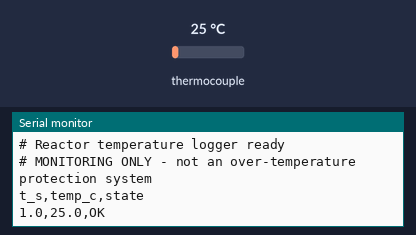
Recording of a sketch running on a simulated Arduino Uno, built with avr-gcc and run on an emulated ATmega328P. Shown: the last lines printed to the serial monitor. Inputs (shaded band) come from the test bench; at power-on: thermocouple 25 °C.

Above: at 1.7 s.
1.8 s: thermocouple set to 6 °C
At 2.8 s:
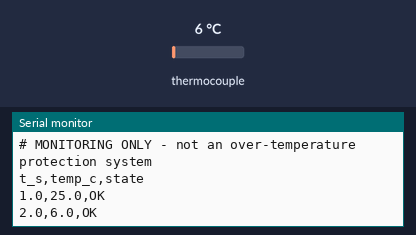
3.3 s: thermocouple set to 75 °C
At 4.8 s:
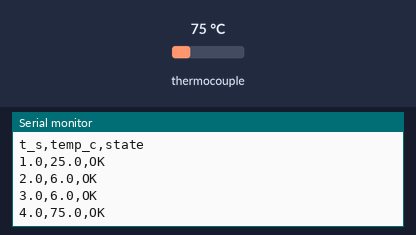
Timing chart, 0 to 6.3 s (numbered marks = the images above; inputs shaded):
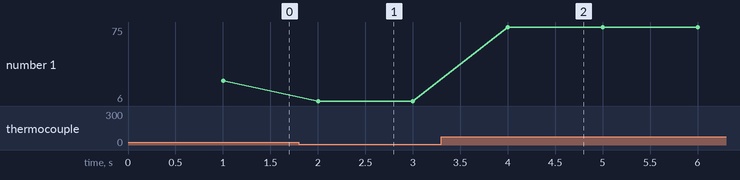

The sketch:

temp_logger.ino
```cpp
/*
  Vacuum-Assisted Batch Pyrolysis Demonstrator - reactor temperature logger
  Board : Arduino Uno / Nano (ESP32 works with the same library)
  Sensor: K-type thermocouple + MAX6675
  Lib   : "MAX6675 library" by Adafruit (Library Manager)

  Wiring (MAX6675 -> Arduino): CS->D10, SCK->D13, SO->D12, VCC->5V, GND->GND
  Optional buzzer (monitoring aid only): D8 -> buzzer -> GND, build with -DENABLE_BUZZER

  OUTPUT (9600 baud, CSV):  t_s,temp_c,state
  state = OK | APPROACH | AT_TARGET | OVER_TEMP | FAULT

  SAFETY NOTE: this is MONITORING ONLY. It does not switch the heater and is NOT an
  over-temperature protection system. Heater cut-off stays manual (dimmer/switch/fuse).
*/
#include <max6675.h>

const int PIN_CLK = 13;
const int PIN_CS  = 10;
const int PIN_SO  = 12;
MAX6675 thermocouple(PIN_CLK, PIN_CS, PIN_SO);

const float TARGET_C      = 480.0;   // upper end of the 450-500 C band
const float WARN_MARGIN_C = 20.0;    // "approach" warning window below target
const float OVER_TEMP_C   = 520.0;   // alert threshold above the band
const unsigned long READ_INTERVAL_MS = 1000;  // MAX6675 needs >= 220 ms between reads
const int PIN_BUZZER = 8;

unsigned long lastRead = 0;

void alarm(bool on) {
#ifdef ENABLE_BUZZER
  if (on) tone(PIN_BUZZER, 2000, 200); else noTone(PIN_BUZZER);
#endif
}

void setup() {
  Serial.begin(9600);
#ifdef ENABLE_BUZZER
  pinMode(PIN_BUZZER, OUTPUT);
#endif
  delay(500);  // MAX6675 power-up settle
  Serial.println("# Reactor temperature logger ready");
  Serial.println("# MONITORING ONLY - not an over-temperature protection system");
  Serial.println("t_s,temp_c,state");
}

void loop() {
  unsigned long now = millis();
  if (now - lastRead < READ_INTERVAL_MS) return;
  lastRead = now;

  float tempC = thermocouple.readCelsius();
  float t_s = now / 1000.0;

  if (isnan(tempC)) {
    Serial.print(t_s, 1); Serial.println(",nan,FAULT");
    alarm(true);
    return;
  }

  const char *state = "OK";
  if (tempC >= OVER_TEMP_C)                     state = "OVER_TEMP";
  else if (tempC >= TARGET_C)                   state = "AT_TARGET";
  else if (tempC >= TARGET_C - WARN_MARGIN_C)   state = "APPROACH";

  Serial.print(t_s, 1); Serial.print(",");
  Serial.print(tempC, 1); Serial.print(",");
  Serial.println(state);

  alarm(tempC >= TARGET_C);
}
```

Measured:
- after the input at 1.8 s, the serial monitor: prints a new line after 0.20 s (image 1)
- after the input at 3.3 s, the serial monitor: prints a new line after 0.70 s (image 2)
- plotted number 1: 25 → 6 after the input at 1.8 s, 6 → 75 after the input at 3.3 s
